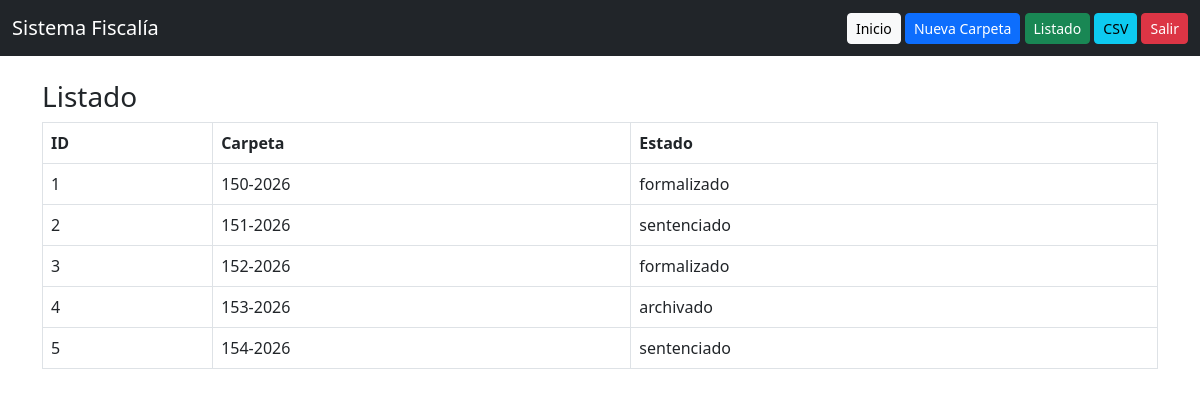
The page /index.php?view=listar (signed in) on the database its author committed.
### tables this page shows
CREATE TABLE carpetas (
  id INT(11) NOT NULL AUTO_INCREMENT,
  fiscal_responsable VARCHAR(150) DEFAULT NULL,
  fiscalia VARCHAR(100) DEFAULT NULL,
  despacho VARCHAR(50) DEFAULT NULL,
  nro_carpeta VARCHAR(50) DEFAULT NULL,
  fecha DATE DEFAULT NULL,
  delito VARCHAR(150) DEFAULT NULL,
  proceso_inmediato VARCHAR(100) DEFAULT NULL,
  formalizacion VARCHAR(100) DEFAULT NULL,
  prision_preventiva_fundado_plazo VARCHAR(100) DEFAULT NULL,
  prision_preventiva_infundado VARCHAR(100) DEFAULT NULL,
  comparecencia_fundado_plazo VARCHAR(100) DEFAULT NULL,
  comparecencia_infundado VARCHAR(100) DEFAULT NULL,
  sentencia_efectiva VARCHAR(100) DEFAULT NULL,
  sentencia_suspendida VARCHAR(100) DEFAULT NULL,
  estado VARCHAR(30) DEFAULT NULL,
  PRIMARY KEY (id)
);

### models/Carpeta.php (called while the page is built, shortened)
<?php
class Carpeta {
    private $db;
    public function __construct($db){
        $this->db = $db;
    }
    public function listar(){
        return $this->db->query("SELECT * FROM carpetas")->fetchAll();
    }
}

### controllers/CarpetaController.php (called while the page is built, shortened)
<?php
require_once "../models/Carpeta.php";
class CarpetaController {
    public function listar($conexion){
        return (new Carpeta($conexion))->listar();
    }
}

### views/carpeta_list.php (the view)
<h3>Listado</h3>
<table class="table table-bordered">
<tr><th>ID</th><th>Carpeta</th><th>Estado</th></tr>
<?php foreach($data as $d){ ?>
<tr>
<td><?= $d['id'] ?></td>
<td><?= $d['nro_carpeta'] ?></td>
<td><?= $d['estado'] ?></td>
</tr>
<?php } ?>
</table>

### public/index.php (shortened to what this page needs)
<?php
require_once "../config/database.php";
require_once "../controllers/CarpetaController.php";
$action = $_GET['action'] ?? null;
$view = $_GET['view'] ?? null;
if($action=="login"){
    (new AuthController())->login($conexion);
}
elseif($action=="logout"){
    (new AuthController())->logout();
}
elseif($action=="guardar"){
    (new CarpetaController())->guardar($conexion);
}
else{
    if($view=="form"){
        $contenido = "../views/carpeta_form.php";
    }
    elseif($view=="listar"){
        $data = (new CarpetaController())->listar($conexion);
    }
    include "../views/layout/main.php";
}

### views/layout/main.php (shortened to what this page needs)
<!DOCTYPE html>
<html>
<head>
    <link href="https://cdn.jsdelivr.net/npm/bootstrap@5.3.0/dist/css/bootstrap.min.css" rel="stylesheet">
</head>
<body>
<nav class="navbar navbar-dark bg-dark">
    <div class="container-fluid">
        <span class="navbar-brand">Sistema Fiscalía</span>
        <div>
            <a href="index.php" class="btn btn-light btn-sm">Inicio</a>
            <a href="index.php?view=form" class="btn btn-primary btn-sm">Nueva Carpeta</a>
            <a href="index.php?view=listar" class="btn btn-success btn-sm">Listado</a>
            <a href="index.php?action=csv" class="btn btn-info btn-sm">CSV</a>
            <a href="index.php?action=logout" class="btn btn-danger btn-sm">Salir</a>
        </div>
    </div>
</nav>
<div class="container mt-4">
    <?php include $contenido; ?>
</div>
</body>
</html>

### rows shown on the page
carpetas: id "1", nro_carpeta "150-2026", estado "formalizado"
carpetas: id "2", nro_carpeta "151-2026", estado "sentenciado"
carpetas: id "3", nro_carpeta "152-2026", estado "formalizado"
carpetas: id "4", nro_carpeta "153-2026", estado "archivado"
carpetas: id "5", nro_carpeta "154-2026", estado "sentenciado"
